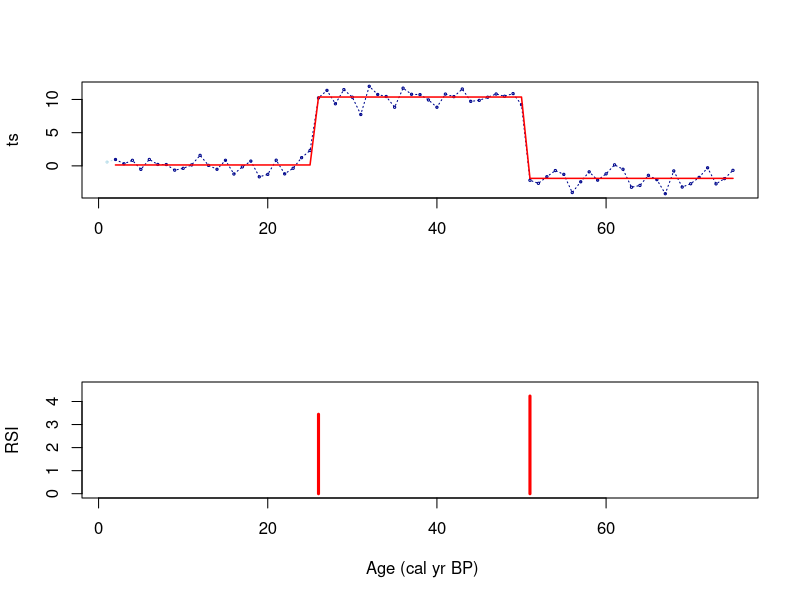

The R source for this figure:
# Modified from Sergei Rodionov's VBA and Andrew Gardner's Matlab codes to produce an R version of STARS. Go to http://www.climatelogic.com/overview for more information, or see the Rodionov (2004; 2006) references in the paper.

# Red noise correction included, but some other functions from VBA code (version 3.2) still missing (e.g. tests in shifts in variance).

# Checked RSI results using two independent time-series against Rodionov plug in.

# Alistair Seddon, October 2013. 
# alistair.seddon@gmail.com

stars<- function(y=c(rnorm(50), rnorm(50,2,1)), time = seq(1:100), L=20, p=0.05, h=1,  AR1red="none", prewhitening = F) {
  
  
  if(AR1red=="none" && prewhitening== T) stop("Impossible to perform prewhitening if AR1 coefficient is not estimated")
  
  m= round((L+1)/3)				# formula to estimate subsample size for calculating alpha (Rodionov 2006 + http://www.climatelogic.com/documentation/red-noise-estimation)    	  
  
  # library("MASS") needed if you want to use Huber correction parameter built in to MASS   
  
  if(length(time) != length(y)) {
    stop("length of time series ('y' arg) different to length of time units ('time' argument)")
  } else {
    names(y) <- time
  }
  
  # -------------------------------------------------------------------------
  #    hWeightedAverage(xwin)
  
  #     Calculates the mean estimate for a given range using Huber's weights.
  # -------------------------------------------------------------------------
  
  
  hWeightedAverage<-function(xwin, h){
    
    # simple estimate of the regime mean for the windowed clip
    dblEstAve <- mean(xwin);
    
    for(jjj in 1:2){
      sumWeights = 0
      sumAve = 0
      
      # Estimate normalised deviation
      xDev = (xwin-dblEstAve)/sqrt(sigL)
      
      # Estimate weights or normalised deviation
      xDev[xDev==0] = 1
      wDev = pmin(rep(1, length(xwin)), h/abs(xDev), na.rm=T)
      
      #sum weights and weighed values
      sumWeights = sum(wDev)
      sumAve = sum(xDev*wDev)
      
      sumAve = sumAve/sumWeights
      sumAve = sumAve*sqrt(sigL) + dblEstAve
      dblEstAve = sumAve
    }
    
    dblWeightedAve = dblEstAve
    # hestimate<- huber(xwin, h)
    # dblWeightedAve = hestimate$mu
  }
  
  
  
  #-------------------------------------------------------------------
  # estimateSigma
  # Estimate the long-term, L-pt variance (assume homoskedastic signals).
  #-------------------------------------------------------------------
  
  estimateSigma<-function(x, L){
    
    # Estimate the long-term length-L variance. If the signal >> length of the analysis window, sample to estimate the variance.
    
    nx<-length(x)
    if(nx/L>300) ix <- as.integer(runif(100)*(nx-2*L)+L) else ix<-seq(L,nx,1)
    s<-0
    for(i in 1:length(ix)){
      xwin <- x[(ix[i]-L+1):ix[i]]
      s <- s + var(xwin, na.rm=T)
    }
    sigL1 = s / length(ix)
    sigL1
  }
  
  
  # ------------------------------------------------------------------
  #   getThreshold()
  #
  #   Calculate the critical threshold of deviation that signals regime changes.  This does not change over the signal.
  # ---------------------------------------------------------------
  getThreshold<-function(L, p, sigL){
    
    if(prewhitening == T){
      dof <- 2*L-2						# number degrees freedom
    } else {
      dof <- EqN((2*L-2), alpha)
    }
    
    t <- abs(qt(p/2, dof));              # crit 2-sided t-value
    thresh1 = t*sqrt(2*sigL/L);          # crit deviation
    thresh1
  }
  
  
  
  # -------------------------------------------------------------------
  
  # OLS estimate of AR1 coefficient from Orcutt and Winokur, 1969, Econometrica, 37:1,1-14
  
  # -------------------------------------------------------------------
  
  OLScalc<-function(x){
    Nobs = length(x)
    
    ave1 = mean(x[2:Nobs])
    ave2 = mean(x[1:(Nobs-1)])
    
    sumNom=0
    sumDenom=0
    for(i in 2:Nobs){
      sumNom = sumNom + (x[i] - ave1) * (x[i - 1] - ave2)
      sumDenom = sumDenom + (x[i - 1] - ave2) * (x[i - 1] - ave2)
    }
    if(sumDenom > 0) OLSAR1 = sumNom / sumDenom else OLSAR1 = 0
    OLSAR1
  }
  
  
  # -------------------------------------------------------------------
  # AR1 correlation estimate (alpha)
  
  # ------------------------------------------------------------------- 
  
  AR1cor<-function (m, y){
    m= m #define this in big function above
    
    ny=length(y)
    iy=seq(1,ny-m+1,1)
    OLS=rep(NA, length(iy))
    
    # Calculate OLS for sequential samples of length m
    for(i in 1:length(iy)){
      
      xwin = y[(iy[i]):(iy[i]+m-1)]
      
      if(length(xwin[is.na(xwin)]) == 0)   OLS[i] <- OLScalc(xwin)
    }
    
    est<-median(OLS, na.rm=T)
    
    # Calculate IP4	
    IP4= est + 1/m
    for(j in 1:3) IP4=IP4 + abs(IP4)/m
    
    # Calculate MPK
    if (m>4) MPK=((m-1)*est+1)/(m-4) else MPK= est
    
    alphaEst<-c(est, MPK, IP4) 	
    
  } 	
  
  
  # -------------------------------------------------------------------
  # Function EqP: calculates t-test using equivalent sample size as in von Storch and Zwiers (1999, p.115)
  # ------------------------------------------------------------------- 
  
  EqP= function(rng1, rng2){   
    
    # Set standard no-result for if command at end
    EqP = 0
    
    # Calculate means and variances
    ave1 = mean(rng1, na.rm =T)
    ave2 = mean(rng2, na.rm =T)   
    
    var1 = sd(rng1, na.rm = T)
    var2 = sd(rng2, na.rm = T)   
    
    # Calculate effective sample sizes   
    Ns1 = length(na.omit(rng1))
    if(Ns1 < 2){
      EqP = -1
    } 
    eN1 = EqN(Ns1, alpha)
    
    Ns2 = length(na.omit(rng2))
    if(Ns2 < 2){
      EqP = -1
    } 
    eN2 = EqN(Ns2, alpha)
    
    if(EqP == -1){
      EqP
    } else{
      # Calculate t-statistics
      T_stat = sqrt(var1/eN1 + var2/ eN2)
      T_stat = abs(ave1 - ave2)/ T_stat
      
      EqP = (1-pt(T_stat, eN1 + eN2 -2))*2
      EqP
    }
    
  }
  
  # -------------------------------------------------------------------
  # EqN: Calculates equivalent sample size as in von Storch and Zwiers (1999, p.115)
  # -------------------------------------------------------------------
  
  EqN = function(Ns, alpha){
    
    sumEqN = rep(NA, Ns-1)
    for(i in 1: (Ns-1)){
      sumEqN[i] = (1-i/Ns)*alpha^i
    }
    
    
    EqN = Ns / (1 + sum(c(sumEqN)))
    
    # just in case
    if( EqN <=2) EqN = 2
    if(EqN > Ns) EqN =Ns
    EqN
  }
  
  
  
  # ------------------------------------------------------------------
  #   cusumUp()
  
  #       Compute the L-pt cusum for positive level changes.  For a positive regime change to be accepted, we require the L-pt lookahead samples	to produce a cusum sequence which does not go negative.
  
  # -------------------------------------------------------------------
  
  cusumUp<-function(k){
    # LL sets the look ahead length: L, or the number of points until the end of the signal. k is the sample point running through the iteration
    LL <- min(L, N-k+1)
    
    # dblXdev is the length-LL vector of normalized deviations of x outside of the range lvl +/- thresh
    dblXdev = ((x[k:(k+LL-1)]) - (lvl+thresh)) / sqrt(sigL)
    
    #  these are Huber weight values, so large deviations are deemphasized
    dblXdev[dblXdev==0] = 1
    dblXweight = pmin(rep(1, length(dblXdev)), h/abs(dblXdev), na.rm=T)
    
    # % the cusum is the integral of the weighted deviations; we normalize
    # % here, too, by dividing by the sum of the weights
    
    cs<- cumsum(dblXweight*dblXdev)/sum(dblXweight)
    
    # cs<-cumsum(dblXdev) #simple non weighted version
    
    # we check for cusum values below zero, which would indicate a failed
    # regime change; otherwise, we have a positive shift
    if (length(which(cs < 0) > 0)) cs = 0 else  cs = cs[LL]
    cs
  }    
  
  # ------------------------------------------------------------------
  #   cusumDown()
  
  #       Compute the L-pt cusum for positive level changes.  For a positive regime change to be accepted, we require the L-pt lookahead samples	to produce a cusum sequence which does not go negative.
  
  # -------------------------------------------------------------------
  
  cusumDown<-function(k){
    # LL sets the look ahead length: L, or the number of points until the end of the signal. k is the sample point running through the iteration
    LL <- min(L, N-k+1)
    
    # dblXdev is the length-LL vector of normalized deviations of x outside of the range lvl +/- thresh
    dblXdev = ((x[k:(k+LL-1)]) - (lvl-thresh)) / sqrt(sigL)
    
    #  these are Huber weight values, so large deviations are deemphasized
    dblXdev[dblXdev==0] = 1
    dblXweight = pmin(rep(1, length(dblXdev)), h/abs(dblXdev), na.rm=T)
    
    # % the cusum is the integral of the weighted deviations; we normalize
    # % here, too, by dividing by the sum of the weights
    
    cs<- cumsum(dblXweight*dblXdev)/sum(dblXweight)
    
    # cs<-cumsum(dblXdev) # simple non-weighted version
    
    # we check for cusum values above zero, which would indicate a failed
    # regime change; otherwise, we have a positive shift
    if (length(which(cs > 0) > 0)) cs = 0 else  cs = cs[LL]
    cs
    
  }    
  
  
  #  -------------------------------------------------------------------------
  #      rsi(k)
  
  #      Compute the rsi for a given sample index, regime mean, and critical
  #      threshold.
  #    -------------------------------------------------------------------------
  rsi<-function(k){
    if(x[k] > (lvl + thresh)){
      r = cusumUp(k)
    } else if(x[k] < (lvl - thresh)){
      r = cusumDown(k)
    } else {
      r = 0
    }
    r
  }  
  
  
  
  #  -------------------------------------------------------------------------
  
  # Red noise filtering of timeseries.
  
  
  #  -------------------------------------------------------------------------
  
  
  
  alpha<-AR1cor(m,y) # calculate alpha estimates
  
  if(AR1red=="est"){
    alpha = alpha[1]
  }else  if(AR1red=="MPK"){
    alpha = alpha[2]	
  }else if(AR1red=="IP4"){
    alpha = alpha[3]
  }else if(AR1red=="none"){
    alpha= 0
  }
  
  if(alpha<0) alpha <- 0 ; if(alpha>1) alpha <- 1
  
  # Filter time series if selected and select as x for main procedure, otherwise use timeseries
  
  if(prewhitening == T){ 	
    Zt=rep(NA, length(y))
    for(j in 2:length(y)) Zt[j]<-y[j]-(y[j-1]*alpha)
    
    
    if(alpha>0) x=Zt[-1] else x=y[-1]
    names(x) <- names(y)[-1]
    
  } else x=y[-1]
  
  x <- na.omit(x)
  
  #  -------------------------------------------------------------------------
  
  # initialisation 
  
  
  #  -------------------------------------------------------------------------
  
  
  sigL = estimateSigma(x, L);           			# sample L-pt variance
  thresh = getThreshold(L, p, sigL);          # critical threshold
  lvl = hWeightedAverage(x[1:L], h);             # initial mean level
  R = rep(0, length(x));                      # rsi values
  RpVal<-rep(0, length(x))
  cp = 1;                                     # current change-point index
  N = length(x)                              # number of samples
  
  if(length(names(y))==0) {
    stop("Stopped: No ages supplied with timeseries")
    
    
  } else ages = names(y) 
  
  
  
  # Main routine.
  for (k in 2:N){
    R[k] = rsi(k)
    
    #   too few samples to confirm last regime change?
    if (abs(R[k]) > 0 && k > (N-L+1)) break           
    
    #   test for regime shifts and update current regime mean (unless we are within L-pts of most recent change-point)
    if(R[k] == 0){
      if(k >= (cp + L)) lvl = hWeightedAverage(x[cp:k], h)    # same regime, far enough 
      
    } else{
      cp = k                              # regime change
      lvl = hWeightedAverage(x[k:(k+L-1)], h); # same regime, far enough from cp
    }
  }
  
  #  Calculation of new regime sample means and associated pvalues of shifts)
  if(R[length(R)] != 0) R[length(R)]<- 0
  cps <- which(abs(R)>0)
  if(length(cps) == 0){return(NA)}
  
  rID<-rep(1, length(x))
  rLabel<- seq(2, length(cps)+1, 1)
  Rmean<-rep(0, length(cps)+1)
  
  for(j in 1:length(cps)) rID[cps[j]:N]<-rLabel[j]
  for(j in 1:length(Rmean)) Rmean[j]<- hWeightedAverage(x[rID==j], h)
  # for(j in 1:length(Rmean)) Rmean[j]<- mean(x[rID==j])
  xNames= names(x)
  
  rID1 = rID
  for(j in 1:length(Rmean)) rID[rID==j]<-Rmean[j]
  
  xNA=rep(NA, length(y))
  xNA[match(xNames, names(y))] <- x
  
  RNA=rep(NA, length(y))
  RNA[match(xNames, names(y))] <- c(R)
  
  rIDNA=rep(NA, length(y)) 
  rIDNA[match(xNames, names(y))] <- c(rID)
  starsResult<-cbind(y,xNA, RNA , rIDNA) 
  
  colnames(starsResult) = c("ts", "AR1.cor", "rsi", "mean"); rownames(starsResult) = ages
  
  
  
  # Estimate pValues of shifts on either white-noise filtered series, or by using the AR1 correction parameter
  
  pVal = rep(0, length(cps))
  
  for(j in 1:length(cps)) {
    
    rs1 = x[rID1==j]
    rs2 = x[rID1==(j+1)]
    
    if(length(rs2)==1) {
      next
    } else {
      ifelse(prewhitening ==T, pVal[j] <- t.test(rs1, rs2)$p.value, pVal[j] <- EqP(rs1, rs2))
    }
  }
  
  if(length(which(pVal == -1)) >0) warning("pValue calculation of -1 due regime containing only one sample")		
  
  starsOUT=list(starsResult, alpha, pVal)
  names(starsOUT)=c("starsResult", "alpha", "pVal") 
  starsOUT
  
}





#  -------------------------------------------------------------------------

# plot.stars()


#  -------------------------------------------------------------------------

plot.stars<-function(starsOb){
  
  starsPlot = starsOb$starsResult
  alpha = starsOb$alpha
  
  age <- as.numeric(rownames(starsPlot))
  
  par(mfrow=c(2,1))
  plot(age, starsPlot[,1], type="o", cex=0.3, lty=3, col="lightblue", lwd=0.8, xlab=" ", ylab=colnames(starsPlot)[1])
  points(age, starsPlot[,2], type= "o", cex=0.3, lty=3, col="darkblue", pch=1)	
  points(age, starsPlot[,4], type="l", col="red", lty=1, lwd=1.5)
  if(alpha>0) {
    text(as.numeric(max(age1))*0.9, min(starsPlot[,2], na.rm=T), labels=paste("AR1 coeff = ", round(alpha, 2), sep=""), adj=c(NA,1))
  }
  
  starsPlot[which(starsPlot[,3]==0),3] = NA
  ##mk add
  
  plot(age, abs(starsPlot[,3]), type="h", lty=1, lwd=3, xlab=" Age (cal yr BP)", ylim=c(0, max(abs(starsPlot[,3]), na.rm=T)*1.1), col="red", ylab="RSI")
  
  
}

## DUMMY TEST
tempstar <- stars(y= c(rnorm(25,0,1), rnorm(25,10,1),rnorm(25,-2,1)), time  =  1:75, L=5, p=0.05, h=1,  AR1red="none", prewhitening = FALSE)
plot.stars(tempstar)